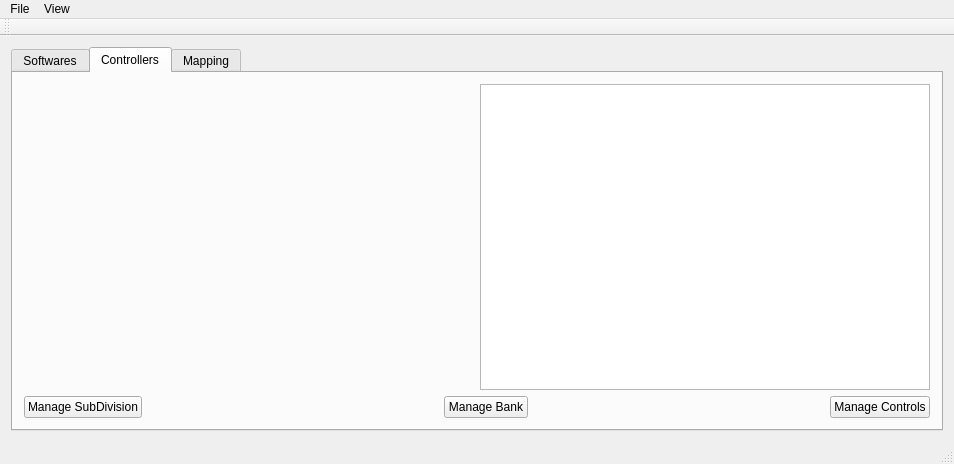
<?xml version="1.0" encoding="UTF-8"?>
<ui version="4.0">
 <class>Editor</class>
 <widget class="QMainWindow" name="Editor">
  <property name="geometry">
   <rect>
    <x>0</x>
    <y>0</y>
    <width>954</width>
    <height>464</height>
   </rect>
  </property>
  <property name="windowTitle">
   <string>DynaMap Editor</string>
  </property>
  <widget class="QWidget" name="centralWidget">
   <layout class="QVBoxLayout" name="verticalLayout">
    <item>
     <widget class="QTabWidget" name="tabWidget">
      <property name="currentIndex">
       <number>1</number>
      </property>
      <widget class="QWidget" name="SoftwareEditor">
       <attribute name="title">
        <string>Softwares</string>
       </attribute>
       <layout class="QVBoxLayout" name="verticalLayout_2">
        <item>
         <widget class="QTreeView" name="SoftwareTree"/>
        </item>
        <item>
         <layout class="QHBoxLayout" name="horizontalLayout">
          <property name="topMargin">
           <number>10</number>
          </property>
          <item>
           <widget class="QPushButton" name="SoftAdd">
            <property name="text">
             <string>Add Software</string>
            </property>
           </widget>
          </item>
          <item>
           <widget class="QPushButton" name="SoftDel">
            <property name="text">
             <string>Remove Software</string>
            </property>
           </widget>
          </item>
          <item>
           <spacer name="horizontalSpacer_3">
            <property name="orientation">
             <enum>Qt::Horizontal</enum>
            </property>
            <property name="sizeHint" stdset="0">
             <size>
              <width>40</width>
              <height>20</height>
             </size>
            </property>
           </spacer>
          </item>
          <item>
           <widget class="QPushButton" name="SoftGroupAdd">
            <property name="text">
             <string>Add Group</string>
            </property>
           </widget>
          </item>
          <item>
           <widget class="QPushButton" name="SoftGroupDel">
            <property name="text">
             <string>Remove Group</string>
            </property>
           </widget>
          </item>
          <item>
           <spacer name="horizontalSpacer">
            <property name="orientation">
             <enum>Qt::Horizontal</enum>
            </property>
            <property name="sizeHint" stdset="0">
             <size>
              <width>40</width>
              <height>20</height>
             </size>
            </property>
           </spacer>
          </item>
          <item>
           <widget class="QPushButton" name="SoftInstanceAdd">
            <property name="text">
             <string>Add Instance</string>
            </property>
           </widget>
          </item>
          <item>
           <widget class="QPushButton" name="SoftInstanceDel">
            <property name="text">
             <string>Remove Instance</string>
            </property>
           </widget>
          </item>
          <item>
           <spacer name="horizontalSpacer_2">
            <property name="orientation">
             <enum>Qt::Horizontal</enum>
            </property>
            <property name="sizeHint" stdset="0">
             <size>
              <width>40</width>
              <height>20</height>
             </size>
            </property>
           </spacer>
          </item>
          <item>
           <widget class="QPushButton" name="SoftItemAdd">
            <property name="text">
             <string>Add Item</string>
            </property>
           </widget>
          </item>
          <item>
           <widget class="QPushButton" name="SoftItemDel">
            <property name="text">
             <string>Remove Item</string>
            </property>
           </widget>
          </item>
         </layout>
        </item>
       </layout>
      </widget>
      <widget class="QWidget" name="ControllerEditor">
       <attribute name="title">
        <string>Controllers</string>
       </attribute>
       <layout class="QVBoxLayout" name="verticalLayout_3">
        <item>
         <layout class="QHBoxLayout" name="horizontalLayout_3">
          <property name="leftMargin">
           <number>0</number>
          </property>
          <item>
           <widget class="QWidget" name="ControllerUI" native="true">
            <property name="sizePolicy">
             <sizepolicy hsizetype="Expanding" vsizetype="Expanding">
              <horstretch>0</horstretch>
              <verstretch>0</verstretch>
             </sizepolicy>
            </property>
            <layout class="QVBoxLayout" name="verticalLayout_4"/>
           </widget>
          </item>
          <item>
           <widget class="QTreeView" name="ControllerTree">
            <property name="sizePolicy">
             <sizepolicy hsizetype="MinimumExpanding" vsizetype="Expanding">
              <horstretch>0</horstretch>
              <verstretch>0</verstretch>
             </sizepolicy>
            </property>
            <property name="minimumSize">
             <size>
              <width>300</width>
              <height>0</height>
             </size>
            </property>
            <attribute name="headerCascadingSectionResizes">
             <bool>true</bool>
            </attribute>
           </widget>
          </item>
         </layout>
        </item>
        <item>
         <layout class="QHBoxLayout" name="horizontalLayout_2">
          <property name="topMargin">
           <number>0</number>
          </property>
          <item>
           <widget class="QPushButton" name="ControllerSubdivision">
            <property name="text">
             <string>Manage SubDivision</string>
            </property>
           </widget>
          </item>
          <item>
           <spacer name="horizontalSpacer_4">
            <property name="orientation">
             <enum>Qt::Horizontal</enum>
            </property>
            <property name="sizeHint" stdset="0">
             <size>
              <width>40</width>
              <height>20</height>
             </size>
            </property>
           </spacer>
          </item>
          <item>
           <widget class="QPushButton" name="ControllerBank">
            <property name="text">
             <string>Manage Bank</string>
            </property>
           </widget>
          </item>
          <item>
           <spacer name="horizontalSpacer_5">
            <property name="orientation">
             <enum>Qt::Horizontal</enum>
            </property>
            <property name="sizeHint" stdset="0">
             <size>
              <width>40</width>
              <height>20</height>
             </size>
            </property>
           </spacer>
          </item>
          <item>
           <widget class="QPushButton" name="ControllerControls">
            <property name="text">
             <string>Manage Controls</string>
            </property>
           </widget>
          </item>
         </layout>
        </item>
       </layout>
      </widget>
      <widget class="QWidget" name="MappingEditor">
       <attribute name="title">
        <string>Mapping</string>
       </attribute>
      </widget>
     </widget>
    </item>
   </layout>
  </widget>
  <widget class="QMenuBar" name="menuBar">
   <property name="geometry">
    <rect>
     <x>0</x>
     <y>0</y>
     <width>954</width>
     <height>27</height>
    </rect>
   </property>
   <widget class="QMenu" name="menuFile">
    <property name="title">
     <string>File</string>
    </property>
    <addaction name="actionOpen_Software_file"/>
    <addaction name="actionSave_Software_File"/>
    <addaction name="actionSave_Selection"/>
    <addaction name="separator"/>
    <addaction name="actionOpen_Controller_UI"/>
    <addaction name="actionOpen_Controller_file"/>
    <addaction name="actionSave_Controller_File"/>
    <addaction name="separator"/>
    <addaction name="actionOpen_Mapping_File"/>
    <addaction name="actionSave_Mapping_File"/>
   </widget>
   <widget class="QMenu" name="menuView">
    <property name="title">
     <string>View</string>
    </property>
    <addaction name="actionHide_Options"/>
    <addaction name="actionShow_Options_for_Selected"/>
    <addaction name="separator"/>
    <addaction name="actionHide_Groups"/>
   </widget>
   <addaction name="menuFile"/>
   <addaction name="menuView"/>
  </widget>
  <widget class="QToolBar" name="mainToolBar">
   <attribute name="toolBarArea">
    <enum>TopToolBarArea</enum>
   </attribute>
   <attribute name="toolBarBreak">
    <bool>false</bool>
   </attribute>
  </widget>
  <widget class="QStatusBar" name="statusBar"/>
  <action name="actionOpen_Software_file">
   <property name="text">
    <string>Open Software file</string>
   </property>
  </action>
  <action name="actionSave_Software_File">
   <property name="text">
    <string>Save Software File</string>
   </property>
  </action>
  <action name="actionOpen_Controller_file">
   <property name="text">
    <string>Open Controller File</string>
   </property>
  </action>
  <action name="actionSave_Controller_File">
   <property name="text">
    <string>Save Controller File</string>
   </property>
  </action>
  <action name="actionOpen_Mapping_File">
   <property name="text">
    <string>Open Mapping File</string>
   </property>
  </action>
  <action name="actionSave_Mapping_File">
   <property name="text">
    <string>Save Mapping File</string>
   </property>
  </action>
  <action name="actionHide_Options">
   <property name="checkable">
    <bool>true</bool>
   </property>
   <property name="text">
    <string>Hide Options</string>
   </property>
  </action>
  <action name="actionShow_Options_for_Selected">
   <property name="checkable">
    <bool>true</bool>
   </property>
   <property name="text">
    <string>Show Options for Selected</string>
   </property>
  </action>
  <action name="actionHide_Groups">
   <property name="checkable">
    <bool>true</bool>
   </property>
   <property name="text">
    <string>Hide Groups</string>
   </property>
  </action>
  <action name="actionSave_Selection">
   <property name="text">
    <string>Save Selection</string>
   </property>
  </action>
  <action name="actionOpen_Controller_UI">
   <property name="text">
    <string>Open Controller UI</string>
   </property>
  </action>
 </widget>
 <layoutdefault spacing="6" margin="11"/>
 <resources/>
 <connections/>
</ui>
